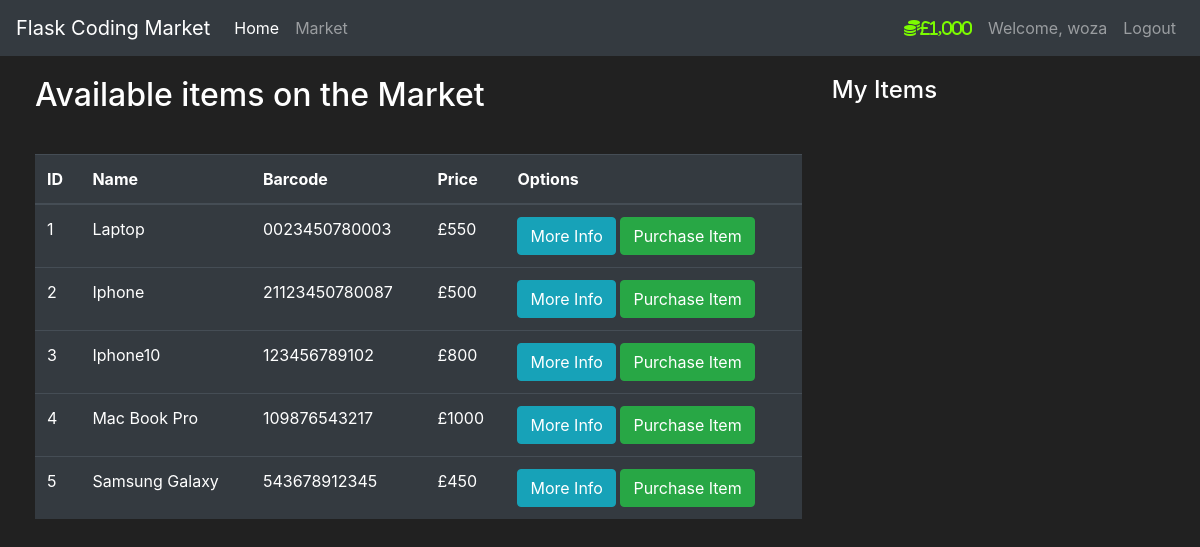
The page /market (signed in) on the database its author committed.
### market/models.py (models this page shows, shortened)
class User(db.Model, UserMixin):
    id = db.Column(db.Integer(), primary_key=True)
    username = db.Column(db.String(length=30), nullable=False, unique=True)
    email_address = db.Column(db.String(length=50), nullable=False, unique=True)
    password_hash = db.Column(db.String(length=60), nullable=False)
    budget = db.Column(db.Integer(), nullable=False, default=1000)
    items = db.relationship('Item', backref='owned_user', lazy=True)
    @property
    def prettier_budget(self):
        if len(str(self.budget)) >= 4:
            return f'£{str(self.budget)[:-3]},{str(self.budget)[-3:]}'
        else:
            return f'{self.budget}'
    @property
    def password(self):
        return self.password

class Item(db.Model):
    id = db.Column(db.Integer(), primary_key=True)
    name = db.Column(db.String(length=30), nullable=False, unique=True)
    price = db.Column(db.Integer(), nullable=False)
    barcode = db.Column(db.String(length=12), nullable=False, unique=True)
    description = db.Column(db.String(length=1024), nullable=False, unique=True)
    owner = db.Column(db.Integer(), db.ForeignKey('user.id'))

### market/routes.py (the view, shortened to what this page needs)
@app.route('/market', methods=['GET', 'POST'])
@login_required
def market_page():
    purchase_form = PurchaseItemForm()
    selling_form = SellItemForm()
    if request.method == "GET":
        item = Item.query.filter_by(owner=None)
        owned_items = Item.query.filter_by(owner=current_user.id)
        return render_template('market.html', items=item, purchase_form=purchase_form, owned_items=owned_items,
                               selling_form=selling_form)

### market/models.py (called while the page is built)
@login_manager.user_loader
def load_user(user_id):
    return User.query.get(int(user_id))

### market/templates/market.html (shortened to what this page needs)
{%extends 'base.html' %}
{% block content %}
<div class="row" style="margin-top:20px; margin-left:20px">
    <div class="col-8">
        <h2>Available items on the Market</h2>
        <br>
        <table class="table table-hover table-dark">
            <thead>
            <tr>
                <th scope="col">ID</th>
                <th scope="col">Name</th>
                <th scope="col">Barcode</th>
                <th scope="col">Price</th>
                <th scope="col">Options</th>
            </tr>
            </thead>
            <tbody>
            {% for item in items %}
            <tr>
                <td>{{item.id}}</td>
                <td>{{item.name}}</td>
                <td>{{item.barcode}}</td>
                <td>£{{item.price}}</td>
                <td>
                    <button class="btn btn-outline btn-info" data-toggle="modal"
                            data-target="#Modal-MoreInfo-{{ item.id}}">More Info
                    </button>
                    <button class="btn btn-outline btn-success" data-toggle="modal"
                            data-target="#Modal-PurchaseConfirm-{{ item.id }}">Purchase Item
                    </button>
                </td>
            </tr>
            {% endfor%}
            </tbody>
        </table>
    </div>
    <div class="col-4">
        <h4>My Items</h4>
        <br>
    </div>
</div>
{% endblock %}

### market/templates/base.html (shortened to what this page needs)
<!doctype html>
<html lang="en">
<head>
    <link rel="stylesheet" href="https://cdn.jsdelivr.net/npm/bootstrap@4.5.3/dist/css/bootstrap.min.css"
>
</head>
<body>
<nav class="navbar navbar-expand-md navbar-dark bg-dark">
    <a class="navbar-brand" href="#">Flask Coding Market</a>
    <div class="collapse navbar-collapse" id="navbarNav">
        <ul class="navbar-nav mr-auto">
            <li class="nav-item active">
                <a class="nav-link" href="{{ url_for('home_page') }}">Home<span class="sr-only">(current)</span></a>
            </li>
            <li class="nav-item">
                <a class="nav-link" href="{{url_for('market_page') }}">Market</a>
            </li>
        </ul>
        {% if current_user.is_authenticated %}
        <ul class="navbar-nav">
            <li class="nav-item">
                <a class="nav-link" style="color: lawngreen; font-weight: bold">
                    <i class="fas fa-coins">{{ current_user.prettier_budget}}</i>
                </a>
            </li>
            <li class="nav-item">
                <a class="nav-link">Welcome, {{ current_user.username}}</a>
            </li>
            <li class="nav-item">
                <a class="nav-link" href="{{ url_for('logout_page') }}">Logout</a>
            </li>
        </ul>
        {% endif %}
    </div>
</nav>
{% block content %}
{% endblock %}
</body>
</html>

### market/templates/base.html (style rules this page uses)
body { background-color: #212121; color: white }

### rows shown on the page
User: prettier_budget "£1,000", username "woza"
Item: id "1", name "Laptop", barcode "0023450780003", price "550"
Item: id "2", name "Iphone", barcode "21123450780087", price "500"
Item: id "3", name "Iphone10", barcode "123456789102", price "800"
Item: id "4", name "Mac Book Pro", barcode "109876543217", price "1000"
Item: id "5", name "Samsung Galaxy", barcode "543678912345", price "450"
